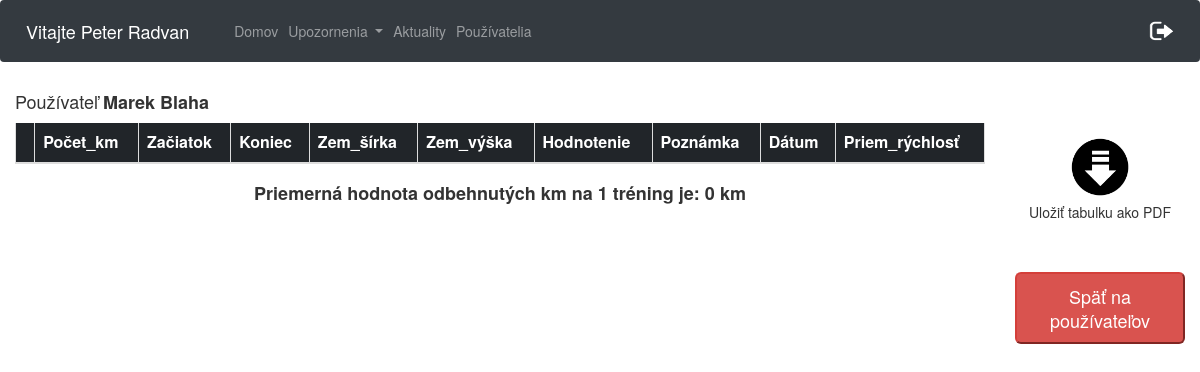
The app's page /osobneVykony.php?id=8 (signed in) with its own data.
### tables this page shows
CREATE TABLE `pouzivatelia` (
  `id` int(11) NOT NULL,
  `meno` varchar(20) NOT NULL,
  `priezvisko` varchar(20) NOT NULL,
  `email` varchar(40) NOT NULL,
  `heslo` varchar(60) NOT NULL,
  `stredna_skola` varchar(40) NOT NULL,
  `stredna_skola_adresa` varchar(60) NOT NULL,
  `ulica` varchar(40) NOT NULL,
  `psc` varchar(10) NOT NULL,
  `obec` varchar(40) NOT NULL,
  `rola` varchar(10) NOT NULL DEFAULT 'user',
  `odoberatel` tinyint(1) NOT NULL DEFAULT '0',
  `prve_prihlasenie` int(11) NOT NULL DEFAULT '0',
  `id_timu` int(11) DEFAULT NULL
);

### osobneVykony.php (the view, shortened to what this page needs)
<html>
<head>
    <link rel="stylesheet" type="text/css" href="css/osobneVykony.css">
    <link rel="stylesheet" href="https://maxcdn.bootstrapcdn.com/bootstrap/4.0.0/css/bootstrap.min.css">
    <link rel="stylesheet" type="text/css" href="https://cdn.datatables.net/1.10.16/css/dataTables.bootstrap.min.css">
    <link rel="stylesheet" type="text/css" href="https://maxcdn.bootstrapcdn.com/bootstrap/3.3.7/css/bootstrap.min.css">
  <link rel="stylesheet" type="text/css" href="https://cdn.datatables.net/1.10.16/css/dataTables.bootstrap.min.css">
    <link rel="stylesheet" href="https://use.fontawesome.com/releases/v5.0.13/css/all.css">
    <link rel="stylesheet" type="text/css" href="http://www.shieldui.com/shared/components/latest/css/light/all.min.css" />
</head>
<body>
    <nav class="navbar navbar-expand-lg  navbar-dark bg-dark">
        <span class="navbar-brand" >
            <?php
                $conn = new mysqli($servername, $username, $password, $dbname);
                $conn->set_charset("UTF8");
                $email= $_SESSION['email'];
                $query="SELECT meno, priezvisko from pouzivatelia WHERE email='$email'";
                $result = mysqli_query($conn,$query);
                while ($data = mysqli_fetch_array($result)){
                    echo "Vitajte ".$data['meno']." ".$data['priezvisko'];
                }
            ?>
        </span>
        <div class="collapse navbar-collapse" id="navbarSupportedContent">
            <ul class="navbar-nav mr-auto">
                <li class="nav-item">
                <?php
                    if($_SESSION['rola']== "admin"){
                        echo '<a class="nav-link" href="cestyAdmin.php">Domov</a>';
                    }else{
                        echo '<a class="nav-link" href="cesty.php">Domov</a>';
                    }
                ?>
                </li>
                <li class="nav-item dropdown">
                    <a class="nav-link dropdown-toggle" href="#" id="navbarDropdown" role="button" data-toggle="dropdown" aria-haspopup="true" aria-expanded="false">
                        Upozornenia
                    </a>
                </li>
                <li class="nav-item">
                    <a class="nav-link" href="aktuality.php">
                        Aktuality
                    </a>
                </li>
                <li class="nav-item" id="registracia" style="display: none;">
                    <a class="nav-link" href="registraciaPouzivatela.php">
                        Používatelia
                    </a>
                </li>
            </ul>
            <ul class="nav navbar-nav navbar-right">
                <li><a href="aktuality.php?odhlasenie='1'"><img src="logOut.png" width="25px" height="20px"></a></li>
            </ul>
        </div>
    </nav>
    <div class="container text-center col-lg-10">
    <?php if ($_SESSION['rola'] == "user"){
            echo '<h4 class="text-left">Používateľ <strong>'.$_SESSION['meno']." ".$_SESSION['priezvisko'].'</strong></h4>';
                $query="SELECT id from pouzivatelia WHERE email='$_SESSION[email]'";
                $result1 = mysqli_query($conn,$query);
                $data1 = mysqli_fetch_array($result1);
        }
            else {
                $query="SELECT meno, priezvisko from pouzivatelia WHERE id='$_GET[id]'";
                $result = mysqli_query($conn,$query);
                $data = mysqli_fetch_array($result);
                echo '<h4 class="text-left">Používateľ <strong>'.$data['meno']." ".$data['priezvisko'].'</strong></h4>';
            }
            ?>
        <table class="table table-dark table-bordered"  id="pouzivateliaTable">
            <thead>
            <tr>
                <th scope="col"></th>
                <th scope="col">Počet_km</th>
                <th scope="col">Začiatok</th>
                <th scope="col">Koniec</th>
                <th scope="col">Zem_šírka</th>
                <th scope="col">Zem_výška</th>
                <th scope="col">Hodnotenie</th>
                <th scope="col">Poznámka</th>
                <th scope="col">Dátum</th>
                <th scope="col">Priem_rýchlosť</th>
            </tr>
            </thead>
                <?php
                    if(!isset($_GET['id'])){
                        $query="SELECT  trening.lat_trening, trening.lng_trening, trening.poznamka, trening.odbehnute_km, trening.den_treningu, trening.zaciatok_treningu, trening.koniec_treningu, trening.hodnotenie, trening.poznamka FROM trening JOIN trasa_pouzivatel ON trasa_pouzivatel.id = trening.id_trasa_pouzivatel JOIN pouzivatelia ON trasa_pouzivatel.id_pouzivatel = pouzivatelia.id JOIN trasa ON trasa.id = trasa_pouzivatel.id_trasa AND pouzivatelia.id = '$data1[id]'";
                    }   $km_tr = 0;
                ?>
        </table>
        <?php
            echo "<h4><strong>Priemerná hodnota odbehnutých km na 1 tréning je: ".$km_tr." km</strong></h4>";
        ?>
    </div>
    <div class="container text-center col-lg-2">
        <input type="image" src="img/download.png" id="ulozit" width="70" height="70"><br>
        <span>Uložiť tabulku ako PDF</span>
        <button type="button" class="btn-lg btn-danger" id="returnButton" style="display:none">Späť na používateľov</button>
    </div>
</body>
</html>

### css/osobneVykony.css (style rules this page uses)
#ulozit, #returnButton { margin-top: 50px; }

### records on screen
pouzivatelia: meno "Peter", priezvisko "Radvan"
pouzivatelia: meno "Marek", priezvisko "Blaha"

### other values on screen
$km_tr "0"
